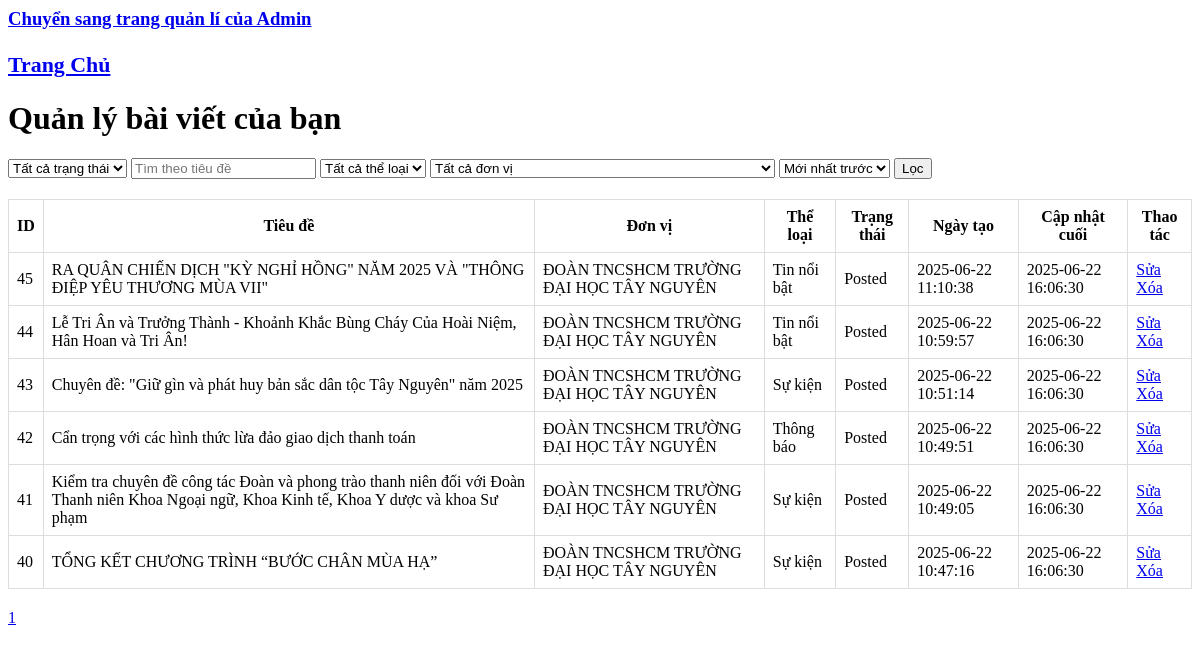
The app's page /user_edit.php (signed in) with its own data.
### tables this page shows
CREATE TABLE `posts` (
  `post_id` int(11) NOT NULL,
  `unit_id` int(11) DEFAULT NULL,
  `title` varchar(255) NOT NULL,
  `slug` varchar(255) NOT NULL,
  `image` varchar(100) NOT NULL,
  `type` int(11) NOT NULL DEFAULT 1,
  `status` enum('Posted','Writing','Pending','Deny') NOT NULL DEFAULT 'Pending',
  `tags` varchar(255) DEFAULT NULL,
  `content` mediumtext NOT NULL,
  `author_id` int(11) DEFAULT NULL,
  `create_at` timestamp NOT NULL DEFAULT current_timestamp(),
  `last_update` timestamp NOT NULL DEFAULT current_timestamp() ON UPDATE current_timestamp()
);

CREATE TABLE `unit` (
  `unit_id` int(11) NOT NULL,
  `unit_name` varchar(255) NOT NULL
);

### auto_login.php (called while the page is built, shortened)
<?php
function autoLogin($conn)
{
    if (isset($_COOKIE['token'])) {
        $token = hash('sha256', $_COOKIE['token']);
        $sql = "SELECT * FROM user_account WHERE session_token = ?";
        $stmt = $conn->prepare($sql);
        $stmt->bind_param("s", $token);
        $stmt->execute();
        $result = $stmt->get_result();
        if ($result && $result->num_rows > 0) {
            $user = $result->fetch_assoc();
            $newToken = bin2hex(random_bytes(32));
            $hashedNewToken = hash('sha256', $newToken);
            $updateSql = "UPDATE user_account SET session_token = ? WHERE user_id = ?";
            $updateStmt = $conn->prepare($updateSql);
            $updateStmt->bind_param("si", $hashedNewToken, $user['user_id']);
            $updateStmt->execute();
            setcookie('token', $newToken, time() + (30 * 24 * 60 * 60), "/", "", true, true);
            $_SESSION['user_id'] = $user['user_id'];
            return $user;
        }
    } elseif (isset($_SESSION['user_id'])) {
        $user_id = $_SESSION['user_id'];
        $sql = "SELECT * FROM user_account WHERE user_id = ?";
        $stmt = $conn->prepare($sql);
        $stmt->bind_param("i", $user_id);
        $stmt->execute();
        $result = $stmt->get_result();
        if ($result && $result->num_rows > 0) {
            $user = $result->fetch_assoc();
            return $user;
        }
    }
    return null;
}

### user_edit.php (the view, shortened to what this page needs)
<?php
require "../config/db_connect.php";
include "./auto_login.php";
$user = autoLogin($conn);
if ($user['role'] === 'Admin') {
    echo "<a href='./edit.php'><h3>Chuyển sang trang quản lí của Admin</a>";
}
$posts_per_page = 10;
$page_raw = filter_input(INPUT_GET, 'page', FILTER_SANITIZE_NUMBER_INT);
$page = isset($page_raw) ? (int) $page_raw : 1;
$offset = ($page - 1) * $posts_per_page;
$where_conditions = "p.author_id = ?";
$params = [$user['user_id']];
$title_filter = filter_input(INPUT_GET, 'title', FILTER_SANITIZE_STRING);
$sort_raw = filter_input(INPUT_GET, 'sort', FILTER_SANITIZE_STRING);
$sort_order = (isset($sort_raw) && in_array($sort_raw, ['ASC', 'DESC'])) ? $sort_raw : 'DESC';
$order_by = "ORDER BY p.create_at $sort_order";
$total_query = "SELECT COUNT(*) as total FROM posts p WHERE $where_conditions";
$stmt = $conn->prepare($total_query);
$types = str_repeat('s', count($params));
$stmt->bind_param($types, ...$params);
$stmt->execute();
$total_result = $stmt->get_result();
$total_row = $total_result->fetch_assoc();
$total_posts = $total_row['total'];
$total_pages = ceil($total_posts / $posts_per_page);
$query = "SELECT p.*, u.fullname AS author_name, d.unit_name
          FROM posts p
          LEFT JOIN user_account u ON p.author_id = u.user_id
          LEFT JOIN unit d ON p.unit_id = d.unit_id
          WHERE $where_conditions
          $order_by
          LIMIT ? OFFSET ?";
$stmt = $conn->prepare($query);
$param_types = str_repeat('s', count($params)) . 'ii';
$bind_params = $params;
$bind_params[] = $posts_per_page;
$bind_params[] = $offset;
$stmt->bind_param($param_types, ...$bind_params);
$stmt->execute();
$result = $stmt->get_result();
$typeList = [1 => 'Tin tức chung', 2 => 'Thông báo', 3 => 'Sự kiện', 4 => 'Tin nổi bật', 5 => 'Lịch tuần', 6 => 'Thi đua', 7 => 'Đoàn viên'];
?>
<!DOCTYPE html>
<html>
<head>
    <a href="/">
        <div><h3>Trang Chủ</h3></div>
    </a>
</head>
<body>
    <h1>Quản lý bài viết của bạn</h1>
    <div class="filter-form">
        <form method="GET">
            <select name="status">
                <option value="">Tất cả trạng thái</option>
            </select>
            <input type="text" name="title" placeholder="Tìm theo tiêu đề"
                value="<?php echo htmlspecialchars($title_filter ?? ''); ?>">
            <select name="type">
                <option value="">Tất cả thể loại</option>
            </select>
            <select name="unit_id">
                <option value="">Tất cả đơn vị</option>
            </select>
            <select name="sort">
                <option value="DESC" <?php if ($sort_order === 'DESC')
                    echo 'selected'; ?>>Mới nhất trước</option>
            </select>
            <button type="submit">Lọc</button>
        </form>
    </div>
    <table>
        <thead>
            <tr>
                <th>ID</th>
                <th>Tiêu đề</th>
                <th>Đơn vị</th>
                <th>Thể loại</th>
                <th>Trạng thái</th>
                <th>Ngày tạo</th>
                <th>Cập nhật cuối</th>
                <th>Thao tác</th>
            </tr>
        </thead>
        <tbody>
            <?php while ($row = $result->fetch_assoc()): ?>
                <tr>
                    <td><?php echo $row['post_id']; ?></td>
                    <td><?php echo htmlspecialchars($row['title']); ?></td>
                    <td><?php echo htmlspecialchars($row['unit_name'] ?? ''); ?></td>
                    <td><?php echo $typeList[$row['type']] ?? $row['type']; ?></td>
                    <td><?php echo $row['status']; ?></td>
                    <td><?php echo $row['create_at']; ?></td>
                    <td><?php echo $row['last_update'] ?? 'Chưa cập nhật'; ?></td>
                    <td>
                        <a href="./server/edit_post.php?id=<?php echo $row['post_id']; ?>">Sửa</a>
                        <a href="./server/delete_post.php?id=<?php echo $row['post_id']; ?>"
                            onclick="return confirm('Bạn có chắc muốn xóa?')">Xóa</a>
                    </td>
                </tr>
            <?php endwhile; ?>
        </tbody>
    </table>
    <div class="pagination">
        <?php for ($i = 1; $i <= $total_pages; $i++): ?>
            <a href="?page=<?php echo $i; ?>&<?php echo http_build_query($_GET); ?>" <?php if ($page == $i)
                      echo 'style=\"font-weight:bold;\"'; ?>>
                <?php echo $i; ?>
            </a>
        <?php endfor; ?>
    </div>
</body>
</html>

### user_edit.php (style rules this page uses)
table { border-collapse: collapse; width: 100%; }
th, td { padding: 8px; border: 1px solid #ddd; }
.pagination { margin: 20px 0; }
.filter-form { margin-bottom: 20px; }

### records on screen
posts: post_id "45", title "RA QUÂN CHIẾN DỊCH \"KỲ NGHỈ HỒNG\" NĂM 2025 VÀ \"THÔNG ĐIỆP YÊU THƯƠNG MÙA VII\"", unit.unit_name "ĐOÀN TNCSHCM TRƯỜNG ĐẠI HỌC TÂY NGUYÊN", type "Tin nổi bật", status "Posted", create_at "2025-06-22 11:10:38", last_update "2025-06-22 16:06:30"
posts: post_id "44", title "Lễ Tri Ân và Trưởng Thành - Khoảnh Khắc Bùng Cháy Của Hoài Niệm, Hân Hoan và Tri Ân!", unit.unit_name "ĐOÀN TNCSHCM TRƯỜNG ĐẠI HỌC TÂY NGUYÊN", type "Tin nổi bật", status "Posted", create_at "2025-06-22 10:59:57", last_update "2025-06-22 16:06:30"
posts: post_id "43", title "Chuyên đề: \"Giữ gìn và phát huy bản sắc dân tộc Tây Nguyên\" năm 2025", unit.unit_name "ĐOÀN TNCSHCM TRƯỜNG ĐẠI HỌC TÂY NGUYÊN", type "Sự kiện", status "Posted", create_at "2025-06-22 10:51:14", last_update "2025-06-22 16:06:30"
posts: post_id "42", title "Cẩn trọng với các hình thức lừa đảo giao dịch thanh toán", unit.unit_name "ĐOÀN TNCSHCM TRƯỜNG ĐẠI HỌC TÂY NGUYÊN", type "Thông báo", status "Posted", create_at "2025-06-22 10:49:51", last_update "2025-06-22 16:06:30"
posts: post_id "41", title "Kiểm tra chuyên đề công tác Đoàn và phong trào thanh niên đối với Đoàn Thanh niên Khoa Ngoại ngữ, Khoa Kinh tế, Khoa Y dược và khoa Sư phạm", unit.unit_name "ĐOÀN TNCSHCM TRƯỜNG ĐẠI HỌC TÂY NGUYÊN", type "Sự kiện", status "Posted", create_at "2025-06-22 10:49:05", last_update "2025-06-22 16:06:30"
posts: post_id "40", title "TỔNG KẾT CHƯƠNG TRÌNH “BƯỚC CHÂN MÙA HẠ”", unit.unit_name "ĐOÀN TNCSHCM TRƯỜNG ĐẠI HỌC TÂY NGUYÊN", type "Sự kiện", status "Posted", create_at "2025-06-22 10:47:16", last_update "2025-06-22 16:06:30"
